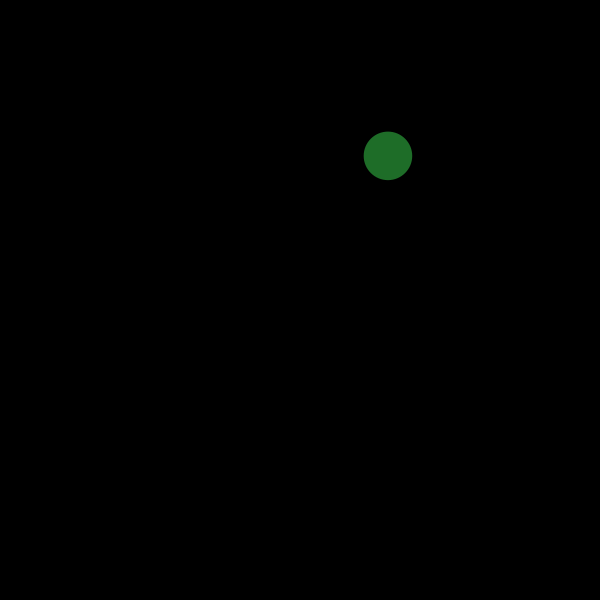
Frame 1 (no input)
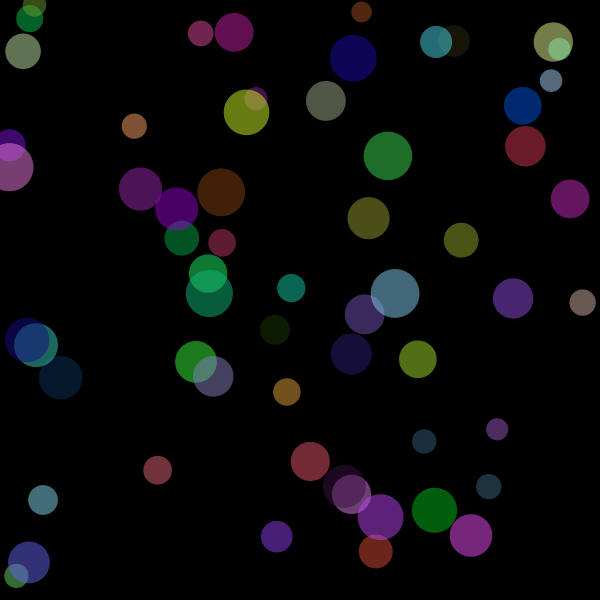
Frame 60 (the mouse pressed at the canvas centre just before this capture)
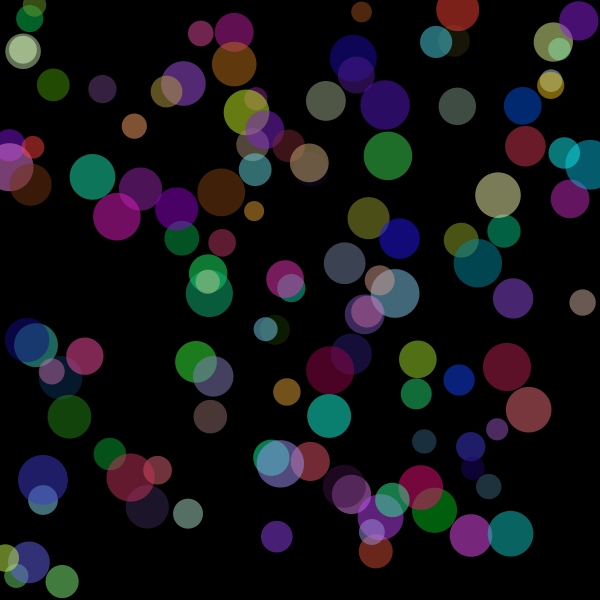
Frame 120 (the mouse held since frame 60 and released just before this capture)

The Processing sketch that drew these frames (run headless with seeded random() and noise(); from frame 60 on, the mouse is pressed at the canvas centre):

// Processing sketch: sketch_004_random_ellipse_color
// ── sketch_004_random_ellipse_color.pde
float x;
float y;
float w;

color c;

void setup(){
  size(600,600);
  background(0);
  
}

void draw(){
  x = random(0,width);
  y = random(0,height);
  
  w = random(20,50);
  
  c = color( random(0,255), random(0,255), random(0,255), 128);
  
  fill(c);
  noStroke();
  
  ellipse(x,y,w,w);
  
  
}
